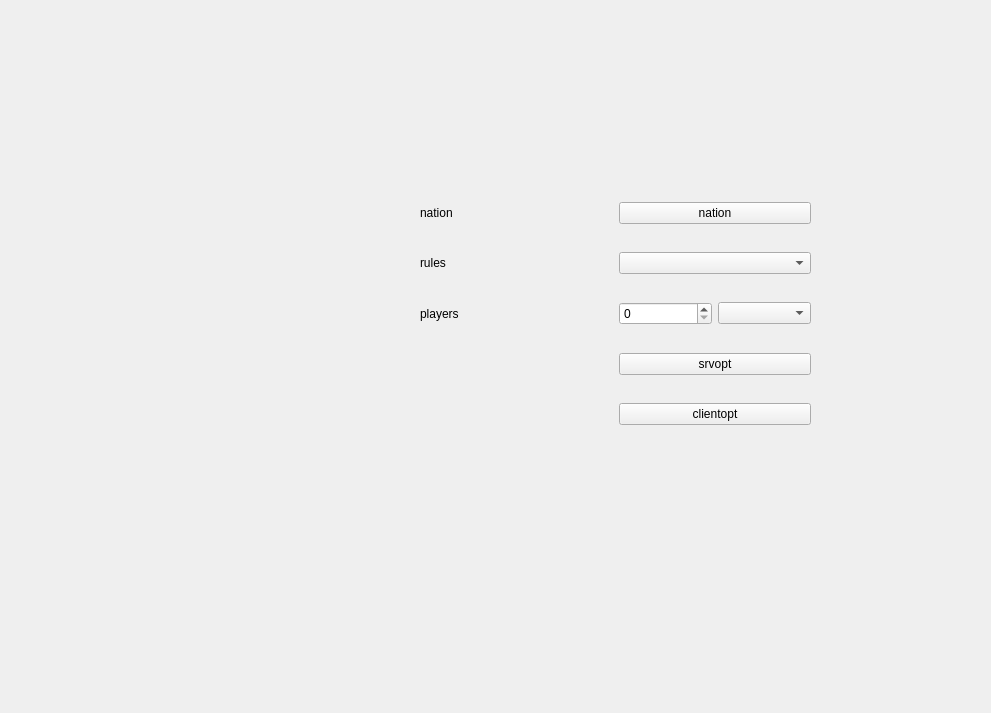
<?xml version="1.0" encoding="UTF-8"?>
<ui version="4.0">
 <class>FormPregameOptions</class>
 <widget class="QWidget" name="FormPregameOptions">
  <property name="geometry">
   <rect>
    <x>0</x>
    <y>0</y>
    <width>991</width>
    <height>713</height>
   </rect>
  </property>
  <property name="windowTitle">
   <string>Form</string>
  </property>
  <widget class="QWidget" name="gridLayoutWidget">
   <property name="geometry">
    <rect>
     <x>420</x>
     <y>180</y>
     <width>391</width>
     <height>271</height>
    </rect>
   </property>
   <layout class="QGridLayout" name="gridLayout">
    <item row="0" column="1">
     <widget class="QPushButton" name="nation">
      <property name="text">
       <string>nation</string>
      </property>
     </widget>
    </item>
    <item row="2" column="0">
     <widget class="QLabel" name="lplayers">
      <property name="text">
       <string>players</string>
      </property>
     </widget>
    </item>
    <item row="0" column="0">
     <widget class="QLabel" name="lnations">
      <property name="text">
       <string>nation</string>
      </property>
     </widget>
    </item>
    <item row="2" column="1">
     <layout class="QHBoxLayout" name="horizontalLayout">
      <item>
       <widget class="QSpinBox" name="max_players"/>
      </item>
      <item>
       <widget class="QComboBox" name="ailevel"/>
      </item>
     </layout>
    </item>
    <item row="1" column="1">
     <widget class="QComboBox" name="cruleset"/>
    </item>
    <item row="1" column="0">
     <widget class="QLabel" name="lrules">
      <property name="text">
       <string>rules</string>
      </property>
     </widget>
    </item>
    <item row="3" column="1">
     <widget class="QPushButton" name="qserveroptions">
      <property name="text">
       <string>srvopt</string>
      </property>
     </widget>
    </item>
    <item row="4" column="1">
     <widget class="QPushButton" name="qclientoptions">
      <property name="text">
       <string>clientopt</string>
      </property>
     </widget>
    </item>
   </layout>
  </widget>
 </widget>
 <resources/>
 <connections/>
</ui>
